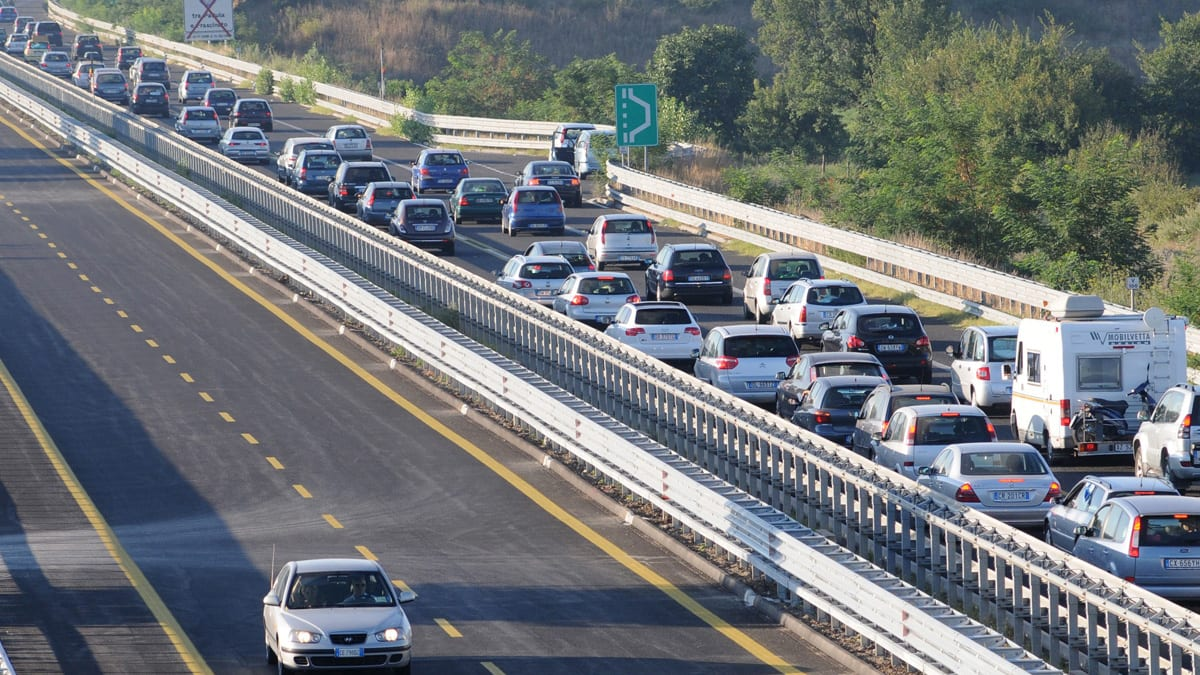
//> input picture projects/italia.jpeg, 1200 x 675 px
$ ./exam italia.jpeg   (built with g++ and OpenCV 4)
//> lines starting //> are read from the running program, lines starting //| are printed output that depends on the picture; after the words box and inside, x2 and y2 are one past the last pixel; in counts of white or black regions, pixels touching at a corner belong together
#include <opencv2/core/core.hpp>
#include <opencv2/highgui/highgui.hpp>
#include <opencv2/video/background_segm.hpp>
#include <opencv2/opencv.hpp>
#include <stdio.h>
#include <iostream>
#include <string>


using namespace cv;
using namespace std;

// Declare variables to store images
Mat gray, cimg, img, edges;

int initThresh;
const int maxThresh = 200;
double p1,p2;

// Vector to store circle points
vector<Vec3f> circles;

void onTrackbarChange( int , void* ) {
  cimg = img.clone();

  p1 = initThresh;
  p2 = initThresh * 0.4;

  // Detect circles using HoughCircles transform
  HoughCircles(gray, circles, HOUGH_GRADIENT, 1, cimg.rows/64, p1, p2, 25, 50);

  for( size_t i = 0; i < circles.size(); i++ )
  {
      Point center(cvRound(circles[i][0]), cvRound(circles[i][1]));
      int radius = cvRound(circles[i][2]);
      // Draw the outer circle
      circle( cimg, center, radius, Scalar(0, 255, 0), 2);
      // Draw the center of the circle
      circle( cimg, center, 2, Scalar(0, 0, 255), 3);
   }

  // Display output image
  imshow( "Image", cimg);

  // Edge image for debugging
  Canny(gray, edges, p1, p2);
  imshow( "Edges", edges);
}


int main(int argc, char** argv)
{
  const char* file = argv[1];
  img = imread(file, IMREAD_COLOR);
//> img is the input picture: 675 rows x 1200 cols, CV_8UC3; mean B, G, R 121.7, 117.8, 113.2

  if(img.empty())
  {
    cout << "Error reading image" << file<< endl;
    return -1;
  }

  // Convert to gray-scale
  cvtColor(img, gray, COLOR_BGR2GRAY);
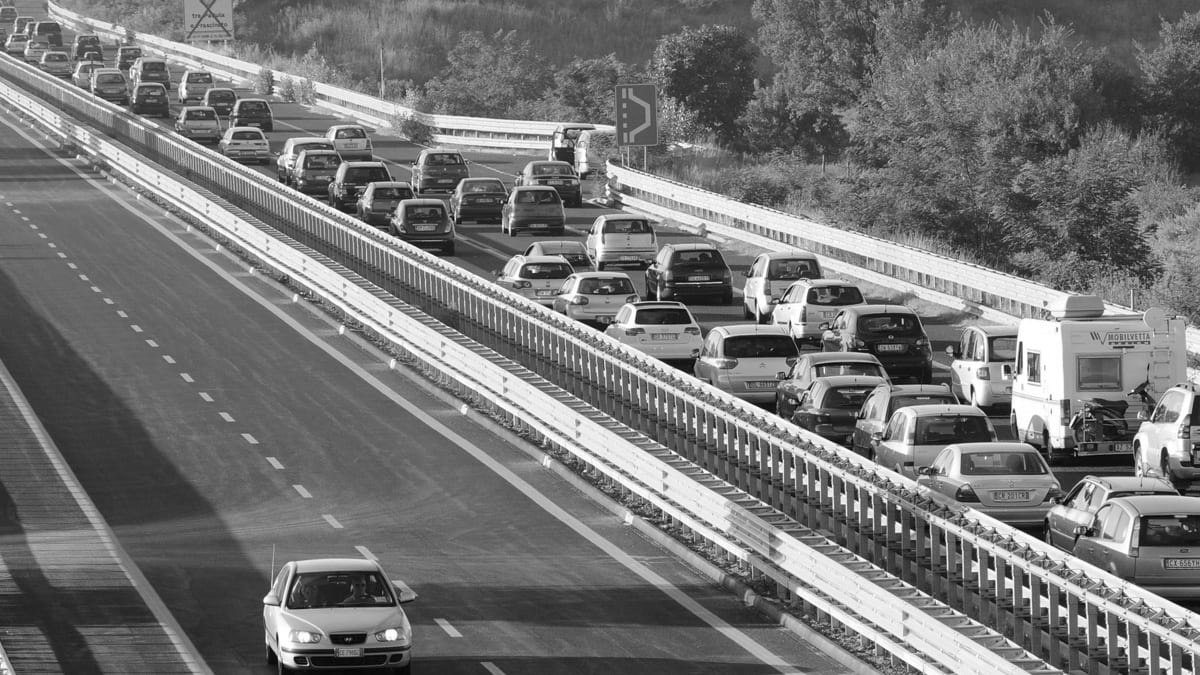
//> gray: 675 rows x 1200 cols, CV_8UC1; min 1, max 255, mean 116.9

  // Will hold the results of the detection
  namedWindow("Edges",1);
  namedWindow("Image",1);

  initThresh = 105;

  createTrackbar("Threshold", "Image", &initThresh, maxThresh, onTrackbarChange);
  onTrackbarChange(initThresh, 0);
//> in onTrackbarChange, `HoughCircles(gray, circles, HOUGH_GRADIENT, 1, cimg.rows/64, p1, p2, 2..`: circles = 2 circles (x, y, radius): [315.5, 246.5, 42.7], [648.5, 404.5, 36.1]
//> the loop in onTrackbarChange, `for( size_t i = 0; i < circles.size(); i++ )` made 2 passes
//> (center, radius) on passes 1 to 2: (Point(316, 246), 43), (Point(648, 404), 36)
//> after the loop in onTrackbarChange, `for( size_t i = 0; i < circles.size(); i++ )`:
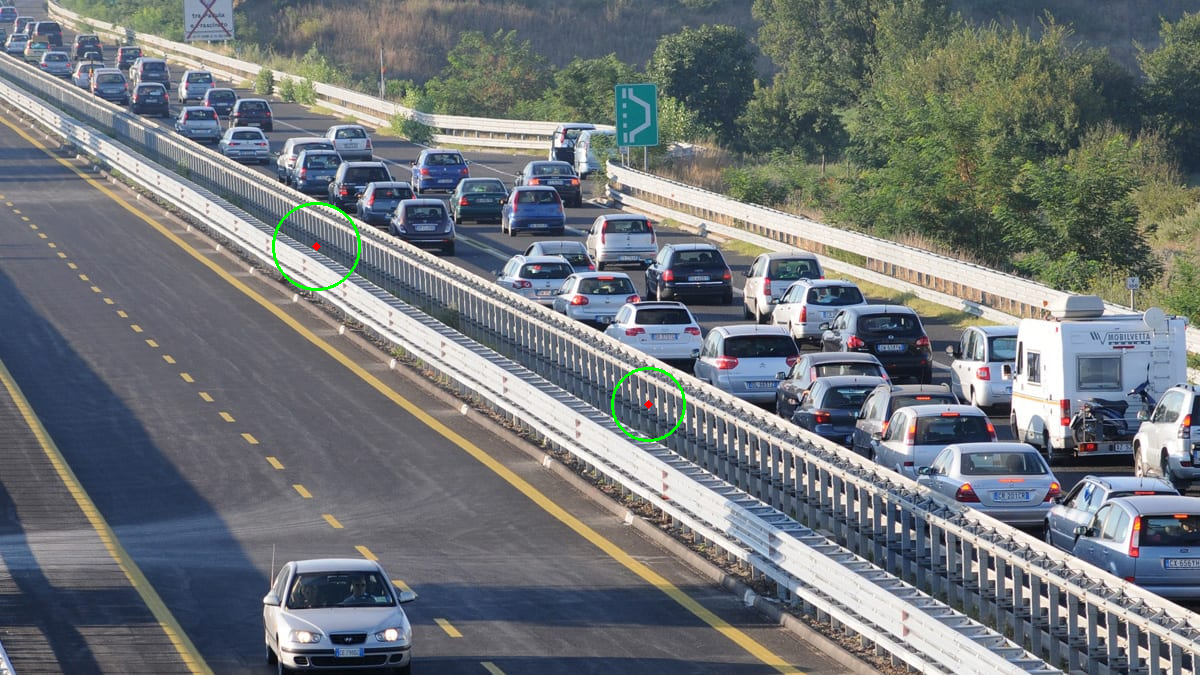
//> cimg: 675 rows x 1200 cols, CV_8UC3; 0.19% of pixels changed, all inside (x1, y1, x2, y2) = (272, 202, 686, 442)
//> in onTrackbarChange, `Canny(gray, edges, p1, p2);`:
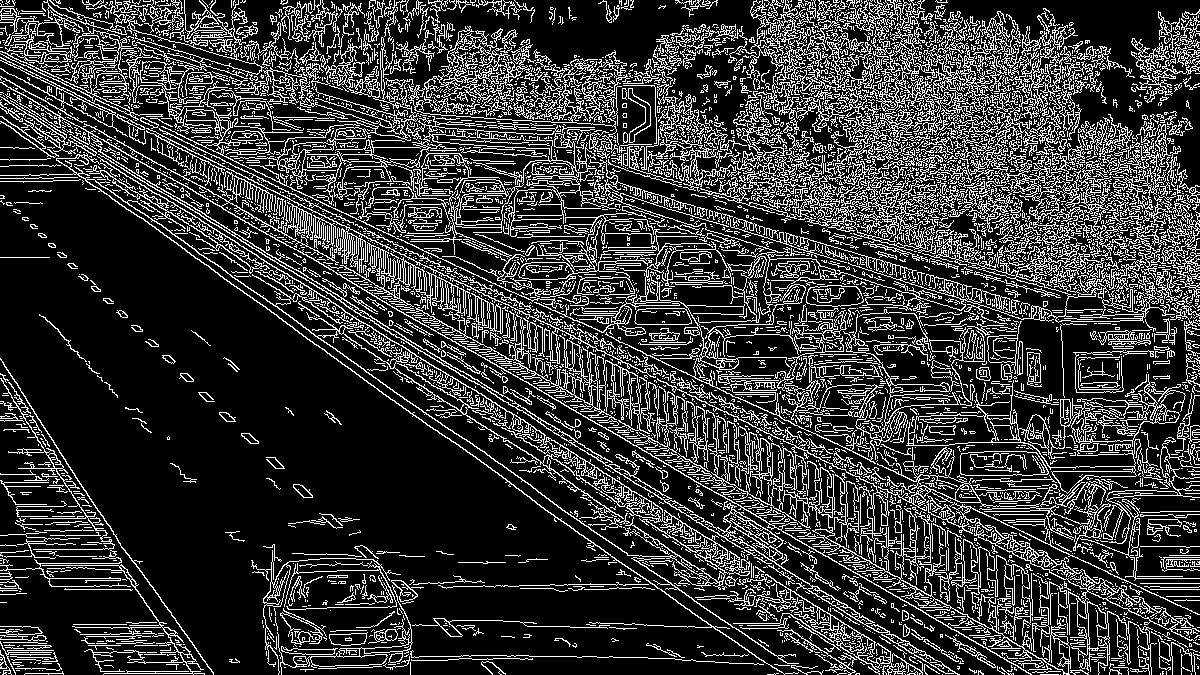
//> edges: 675 rows x 1200 cols, CV_8UC1; 21.8% white in thin lines or dots

  imshow("Image", img);
  while(true)
  {
    int key;
    key = waitKey( 0  );
//> the Esc key is pressed
    if( (char)key == 27 )
      { break; }
  }

  destroyAllWindows();

}

$ run again, on projects/road2.png
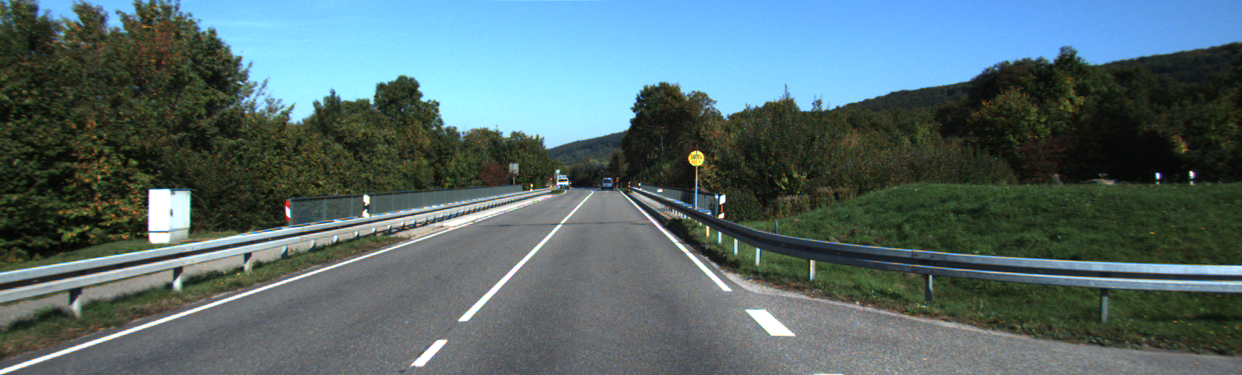
//> input picture projects/road2.png, 1242 x 375 px
//> img is the input picture: 375 rows x 1242 cols, CV_8UC3; mean B, G, R 109, 106.5, 85.4
//> `cvtColor(img, gray, COLOR_BGR2GRAY);`:
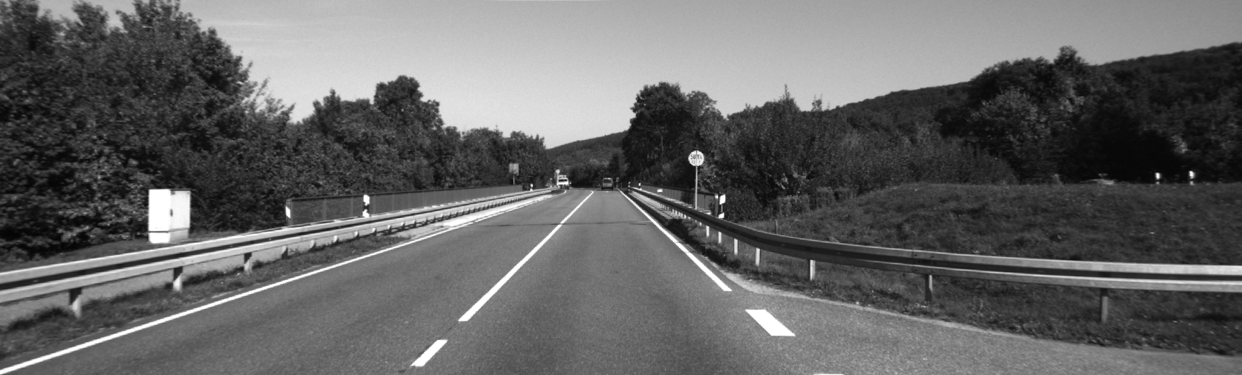
//> gray: 375 rows x 1242 cols, CV_8UC1; min 4, max 255, mean 100.5
//> circles = empty
//> in onTrackbarChange, `Canny(gray, edges, p1, p2);`:
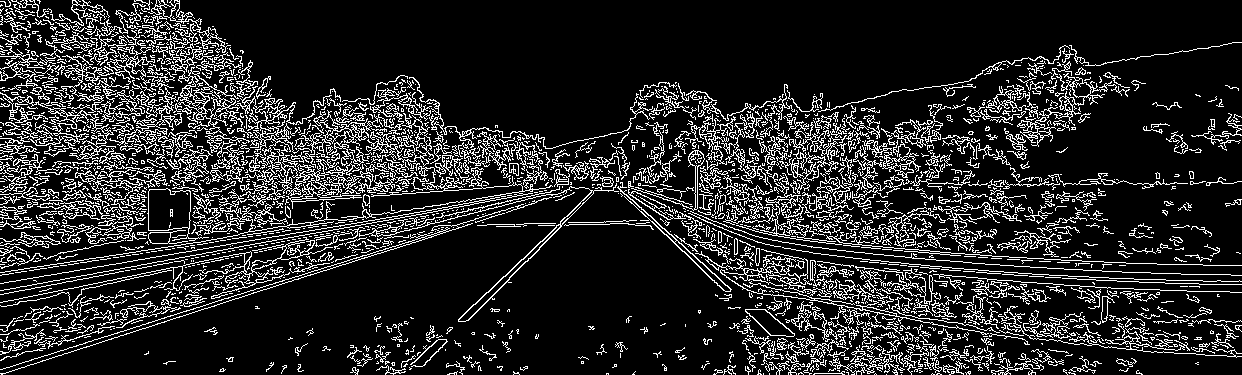
//> edges: 375 rows x 1242 cols, CV_8UC1; 15.7% white in thin lines or dots
